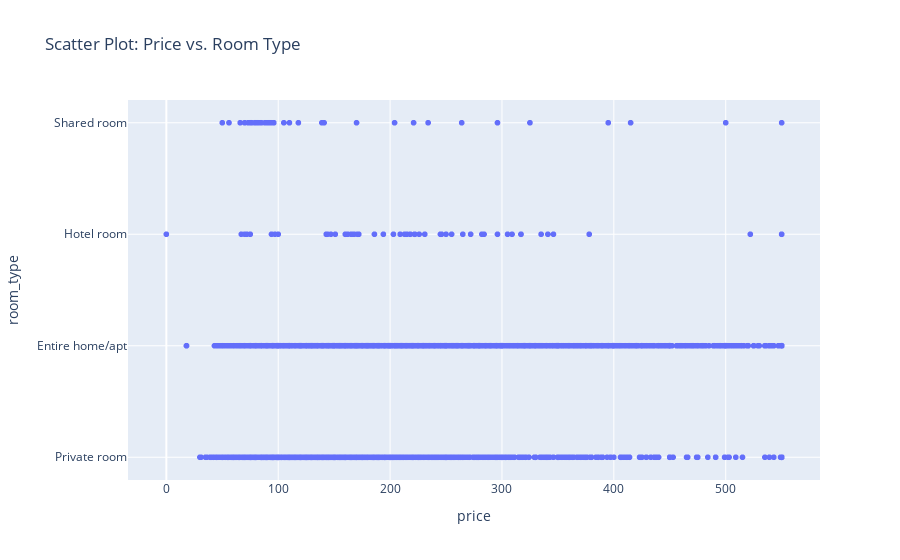

Here is the notebook cell this chart was saved with:
### Code cell
fig = px.scatter(df, x='price', y='room_type', title='Scatter Plot: Price vs. Room Type')
fig.show()

### Figure 1 — Plotly figure (JSON) as saved in the notebook; plotly's stock layout.template omitted (floating-point values rounded to 4 significant figures; data arrays with more than 128 entries replaced by an {"elided": "..."} marker saying what was removed)
{"data": [{"hovertemplate": "price=%{x}<br>room_type=%{y}<extra></extra>", "legendgroup": "", "marker": {"color": "#636efa", "symbol": "circle"}, "mode": "markers", "name": "", "showlegend": false, "type": "scattergl", "x": {"elided": "7608 int values"}, "xaxis": "x", "y": {"elided": "7608 str values"}, "yaxis": "y"}], "layout": {"legend": {"tracegroupgap": 0}, "title": {"text": "Scatter Plot: Price vs. Room Type"}, "xaxis": {"anchor": "y", "domain": [0, 1], "title": {"text": "price"}}, "yaxis": {"anchor": "x", "domain": [0, 1], "title": {"text": "room_type"}}}}
